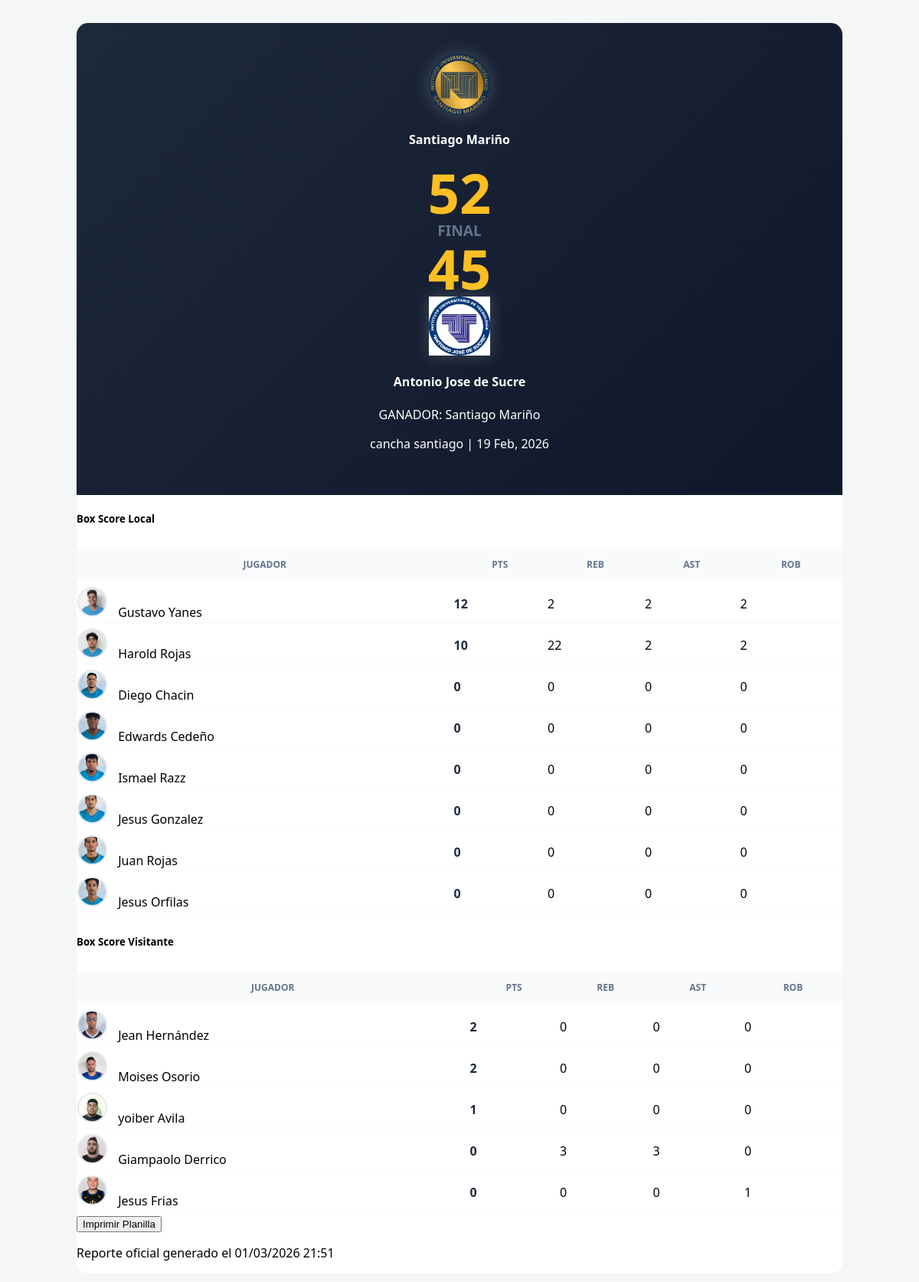
/client/coordinador/views/torneos/reporte_fiba.php?id=2 (signed in), run on the app's committed database.
### tables this page shows
CREATE TABLE `juegos` (
  `id_juego` int(11) NOT NULL,
  `tipo_juego` varchar(50) DEFAULT NULL,
  `fecha_juego` datetime DEFAULT NULL,
  `fecha_creacion` timestamp NOT NULL DEFAULT current_timestamp(),
  `fecha_actualizacion` timestamp NOT NULL DEFAULT current_timestamp() ON UPDATE current_timestamp(),
  `id_academia_local` int(11) DEFAULT NULL,
  `lugar` varchar(100) DEFAULT NULL,
  `id_academia_visitante` int(11) DEFAULT NULL,
  `ganador` tinyint(2) DEFAULT NULL,
  `puntos_local` int(11) DEFAULT NULL,
  `puntos_visitante` int(11) DEFAULT NULL
);

CREATE TABLE `academias` (
  `id_universidad` int(11) NOT NULL,
  `nombre_universidad` varchar(100) NOT NULL,
  `ubicacion` varchar(255) DEFAULT NULL,
  `imagen` text DEFAULT NULL
);

CREATE TABLE `resultados_individuales` (
  `id_resultado` int(11) NOT NULL,
  `id_juego_fk` int(11) NOT NULL,
  `id_jugador_fk` int(11) NOT NULL,
  `puntos` int(11) DEFAULT 0,
  `asistencias` int(11) DEFAULT 0,
  `robos` int(11) DEFAULT 0,
  `rebotes` int(11) DEFAULT 0
);

CREATE TABLE `jugadores` (
  `id_jugador` int(11) NOT NULL,
  `nombre_jugador` varchar(100) DEFAULT NULL,
  `email_jugador` varchar(100) DEFAULT NULL,
  `password_jugador` varchar(255) DEFAULT NULL,
  `altura_jugador` decimal(3,2) DEFAULT NULL,
  `peso_jugador` decimal(5,2) DEFAULT NULL,
  `fecha_nacimiento` date DEFAULT NULL,
  `id_universidad_fk` int(11) DEFAULT NULL,
  `isActive` int(11) DEFAULT NULL,
  `fecha_creacion` timestamp NOT NULL DEFAULT current_timestamp(),
  `fecha_actualizacion` timestamp NOT NULL DEFAULT current_timestamp() ON UPDATE current_timestamp(),
  `imagen_jugador` text DEFAULT NULL,
  `puntos` int(11) DEFAULT NULL,
  `asistencias` int(11) DEFAULT NULL,
  `rebotes` int(11) DEFAULT NULL,
  `robos` int(11) DEFAULT NULL
);

### client/coordinador/views/torneos/reporte_fiba.php (the view, shortened to what this page needs)
<?php
include '../../../../app/config.php';
$id_juego = $_GET['id'];
$sql_juego = "SELECT j.*,
              a1.nombre_universidad AS local, a1.imagen AS imagen_local,
              a2.nombre_universidad AS visitante, a2.imagen AS imagen_visitante,
              (SELECT nombre_universidad FROM Academias WHERE id_universidad = j.ganador) as nombre_ganador
              FROM Juegos j
              INNER JOIN Academias a1 ON j.id_academia_local = a1.id_universidad
              INNER JOIN Academias a2 ON j.id_academia_visitante = a2.id_universidad
              WHERE j.id_juego = ?";
$query_j = $pdo->prepare($sql_juego);
$query_j->execute([$id_juego]);
$juego = $query_j->fetch(PDO::FETCH_ASSOC);
function obtenerStatsJugadores($pdo, $id_juego, $id_universidad) {
    $sql = "SELECT jug.nombre_jugador, jug.imagen_jugador, ri.* FROM Resultados_Individuales ri
            INNER JOIN jugadores jug ON ri.id_jugador_fk = jug.id_jugador
            WHERE ri.id_juego_fk = ? AND jug.id_universidad_fk = ?
            ORDER BY ri.puntos DESC";
    $query = $pdo->prepare($sql);
    $query->execute([$id_juego, $id_universidad]);
    return $query->fetchAll(PDO::FETCH_ASSOC);
}
$stats_local = obtenerStatsJugadores($pdo, $id_juego, $juego['id_academia_local']);
$stats_visitante = obtenerStatsJugadores($pdo, $id_juego, $juego['id_academia_visitante']);
?>
<div class="report-container shadow-lg">
    <div class="header-scoreboard">
        <div class="d-flex justify-content-center align-items-center">
            <div class="text-center">
                <img src="../../../../public/images/universidades/<?php echo $juego['imagen_local']; ?>" class="team-logo mb-2">
                <h4 class="mb-0 text-uppercase"><?php echo $juego['local']; ?></h4>
            </div>
            <div class="score-display"><?php echo $juego['puntos_local']; ?></div>
            <div class="vs-label">Final</div>
            <div class="score-display"><?php echo $juego['puntos_visitante']; ?></div>
            <div class="text-center">
                <img src="../../../../public/images/universidades/<?php echo $juego['imagen_visitante']; ?>" class="team-logo mb-2">
                <h4 class="mb-0 text-uppercase"><?php echo $juego['visitante']; ?></h4>
            </div>
        </div>
        <div class="mt-4">
            <span class="badge bg-warning text-dark px-3 py-2 fs-6">
                <i class="fas fa-crown me-1"></i> GANADOR: <?php echo $juego['nombre_ganador'] ?? 'Empate'; ?>
            </span>
        </div>
        <p class="text-muted mt-3 mb-0 small"><?php echo $juego['lugar']; ?> | <?php echo date('d M, Y', strtotime($juego['fecha_juego'])); ?></p>
    </div>
    <div class="p-4">
        <div class="row">
            <div class="col-lg-6">
                <h5 class="fw-bold mb-3 d-flex align-items-center">
                    <span class="p-2 bg-primary rounded me-2"></span> Box Score Local
                </h5>
                <table class="table-fiba">
                    <thead>
                        <tr>
                            <th>Jugador</th>
                            <th class="text-center">PTS</th>
                            <th class="text-center">REB</th>
                            <th class="text-center">AST</th>
                            <th class="text-center">ROB</th>
                        </tr>
                    </thead>
                    <tbody>
                        <?php foreach($stats_local as $s): ?>
                        <tr class="bg-local">
                            <td class="p-3 d-flex align-items-center">
                                <img src="../../../../client/assets/img/jugadores/<?php echo $s['imagen_jugador']; ?>" class="player-img">
                                <span class="small fw-semibold"><?php echo $s['nombre_jugador']; ?></span>
                            </td>
                            <td class="text-center stat-val"><?php echo $s['puntos']; ?></td>
                            <td class="text-center text-muted"><?php echo $s['rebotes']; ?></td>
                            <td class="text-center text-muted"><?php echo $s['asistencias']; ?></td>
                            <td class="text-center text-muted"><?php echo $s['robos']; ?></td>
                        </tr>
                        <?php endforeach; ?>
                    </tbody>
                </table>
            </div>
            <div class="col-lg-6">
                <h5 class="fw-bold mb-3 d-flex align-items-center">
                    <span class="p-2 bg-danger rounded me-2"></span> Box Score Visitante
                </h5>
                <table class="table-fiba">
                    <thead>
                        <tr>
                            <th>Jugador</th>
                            <th class="text-center">PTS</th>
                            <th class="text-center">REB</th>
                            <th class="text-center">AST</th>
                            <th class="text-center">ROB</th>
                        </tr>
                    </thead>
                    <tbody>
                        <?php foreach($stats_visitante as $s): ?>
                        <tr class="bg-visitante">
                            <td class="p-3 d-flex align-items-center">
                                <img src="../../../../client/assets/img/jugadores/<?php echo $s['imagen_jugador']; ?>" class="player-img">
                                <span class="small fw-semibold"><?php echo $s['nombre_jugador']; ?></span>
                            </td>
                            <td class="text-center stat-val"><?php echo $s['puntos']; ?></td>
                            <td class="text-center text-muted"><?php echo $s['rebotes']; ?></td>
                            <td class="text-center text-muted"><?php echo $s['asistencias']; ?></td>
                            <td class="text-center text-muted"><?php echo $s['robos']; ?></td>
                        </tr>
                        <?php endforeach; ?>
                    </tbody>
                </table>
            </div>
        </div>
    </div>
    <div class="bg-light p-3 text-center border-top">
        <button class="btn btn-dark btn-sm me-2" onclick="window.print()">
            <i class="fas fa-print"></i> Imprimir Planilla
        </button>
        <p class="text-muted small mt-2 mb-0">Reporte oficial generado el <?php echo date('d/m/Y H:i'); ?></p>
    </div>
</div>

### client/coordinador/views/torneos/reporte_fiba.php (style rules this page uses)
.report-container { max-width: 1000px; margin: 30px auto; background: white; border-radius: 15px; overflow: hidden; }
.header-scoreboard { background: linear-gradient(135deg, #1e293b 0%, #0f172a 100%); color: white; padding: 40px; text-align: center; position: relative; }
.team-logo { width: 80px; height: 80px; object-fit: contain; filter: drop-shadow(0 0 10px rgba(255,255,255,0.2)); }
.score-display { font-size: 4.5rem; font-weight: 900; color: #fbbf24; margin: 0 30px; line-height: 1; }
.vs-label { font-size: 1.2rem; color: #64748b; font-weight: bold; text-transform: uppercase; }
.table-fiba { border-collapse: separate; border-spacing: 0 8px; width: 100%; }
.table-fiba thead th { background: #f8fafc; color: #64748b; text-transform: uppercase; font-size: 0.75rem; border: none; padding: 12px; }
.table-fiba tbody tr { background: white; transition: all 0.2s; box-shadow: 0 2px 4px rgba(0,0,0,0.02); }
.player-img { width: 35px; height: 35px; border-radius: 50%; object-fit: cover; margin-right: 10px; border: 2px solid #e2e8f0; }
.stat-val { font-weight: 700; color: #1e293b; }
.bg-local { border-left: 5px solid #3b82f6; }
.bg-visitante { border-left: 5px solid #ef4444; }

### data on the page
juegos: id_academia_local.imagen (picture), id_academia_local.nombre_universidad "Santiago Mariño", puntos_local "52", puntos_visitante "45", id_academia_visitante.imagen (picture), id_academia_visitante.nombre_universidad "Antonio Jose de Sucre", lugar "cancha santiago", fecha_juego "19 Feb, 2026"
resultados_individuales: id_jugador_fk.imagen_jugador (picture), id_jugador_fk.nombre_jugador "Gustavo Yanes", puntos "12", rebotes "2", asistencias "2", robos "2"
resultados_individuales: id_jugador_fk.imagen_jugador (picture), id_jugador_fk.nombre_jugador "Harold Rojas", puntos "10", rebotes "22", asistencias "2", robos "2"
resultados_individuales: id_jugador_fk.imagen_jugador (picture), id_jugador_fk.nombre_jugador "Diego Chacin", puntos "0", rebotes "0", asistencias "0", robos "0"
resultados_individuales: id_jugador_fk.imagen_jugador (picture), id_jugador_fk.nombre_jugador "Edwards Cedeño", puntos "0", rebotes "0", asistencias "0", robos "0"
resultados_individuales: id_jugador_fk.imagen_jugador (picture), id_jugador_fk.nombre_jugador "Ismael Razz", puntos "0", rebotes "0", asistencias "0", robos "0"
resultados_individuales: id_jugador_fk.imagen_jugador (picture), id_jugador_fk.nombre_jugador "Jesus Gonzalez", puntos "0", rebotes "0", asistencias "0", robos "0"
resultados_individuales: id_jugador_fk.imagen_jugador (picture), id_jugador_fk.nombre_jugador "Juan Rojas", puntos "0", rebotes "0", asistencias "0", robos "0"
resultados_individuales: id_jugador_fk.imagen_jugador (picture), id_jugador_fk.nombre_jugador "Jesus Orfilas", puntos "0", rebotes "0", asistencias "0", robos "0"
resultados_individuales: id_jugador_fk.imagen_jugador (picture), id_jugador_fk.nombre_jugador "Jean Hernández", puntos "2", rebotes "0", asistencias "0", robos "0"
resultados_individuales: id_jugador_fk.imagen_jugador (picture), id_jugador_fk.nombre_jugador "Moises Osorio", puntos "2", rebotes "0", asistencias "0", robos "0"
resultados_individuales: id_jugador_fk.imagen_jugador (picture), id_jugador_fk.nombre_jugador "yoiber Avila", puntos "1", rebotes "0", asistencias "0", robos "0"
resultados_individuales: id_jugador_fk.imagen_jugador (picture), id_jugador_fk.nombre_jugador "Giampaolo Derrico", puntos "0", rebotes "3", asistencias "3", robos "0"
resultados_individuales: id_jugador_fk.imagen_jugador (picture), id_jugador_fk.nombre_jugador "Jesus Frias", puntos "0", rebotes "0", asistencias "0", robos "1"

### other printed values
$juego['nombre_ganador'] "Santiago Mariño"
